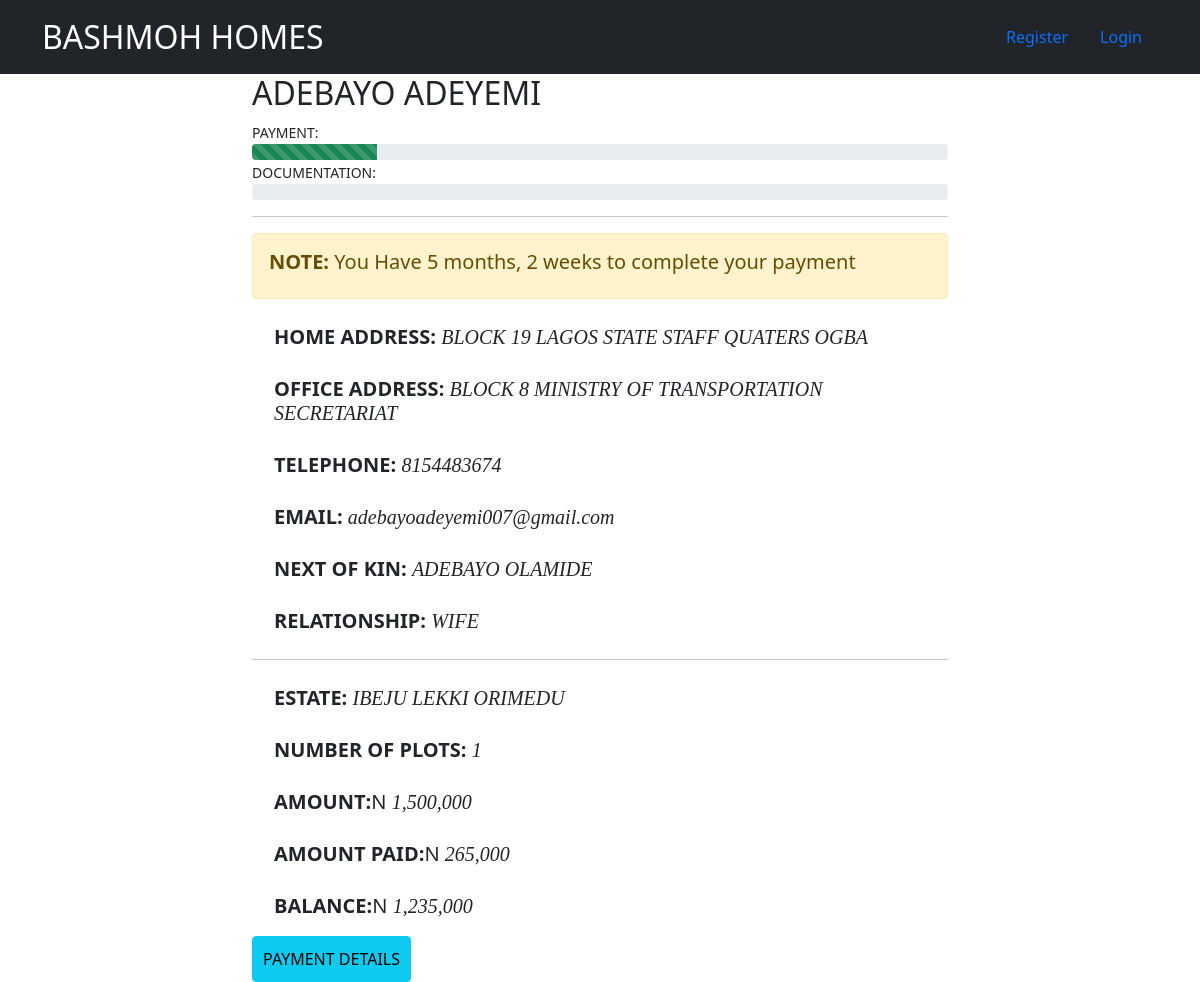
/customer_info/detail/8154483674/, run on the app's committed database.
### customer_info/models.py (models this page shows, shortened)
class Customer(models.Model):
    full_name = models.CharField(max_length=30)
    gender = models.CharField(max_length=6)
    home_address = models.CharField(max_length=50)
    office_address = models.CharField(max_length=50)
    phone_number = models.IntegerField(primary_key=True)
    email = models.EmailField(max_length=30)
    next_of_kin = models.CharField(max_length=30)
    relationship = models.CharField(max_length=20)
    estate = models.CharField(max_length=30)
    plots = models.IntegerField()
    amount = models.IntegerField()
    amount_paid = models.IntegerField()
    balance = models.IntegerField()
    registration_date = models.DateField()
    payment_complete = models.BooleanField(default=False)
    documentation = models.BooleanField(default=False)

### customer_info/views.py (the view)
# urls.py: path('detail/<int:pk>/',views.CustomerDetailView.as_view(),name='detail'),
class CustomerDetailView(DetailView):
    model = Customer
    def get_context_data(self, **kwargs):
        context = super().get_context_data(**kwargs)
        context['max_value'] = 100
        return context

### templates/customer_info/customer_detail.html (shortened to what this page needs)
{% extends 'customer_info/base.html' %}
{% load humanize %}
{% block content%}
<div class="container"  style='width:60%'>
    <h2>{{customer.full_name}}</h2>
    <small>PAYMENT:</small>
    <div class="progress">
      <div class="progress-bar progress-bar-striped bg-success" role="progressbar"
        style="width:{% widthratio customer.amount_paid customer.amount max_value %}%" aria-valuenow="25"
        aria-valuemin="0" aria-valuemax="100"></div>
    </div>
    <small>DOCUMENTATION:</small>
    <div class="progress">
    </div>
    <hr>
  {% if customer.balance == 0 %}
    <div class="alert alert-success" role="alert">
      Completed payment
    </div>
  {% else %}
    <div class="alert alert-warning" role="alert">
      <h5><strong>NOTE:</strong> You Have {{customer.registration_date|timesince}} to complete your payment</h5>
    </div>
  {% endif %}
  <div class="container">
    <h5 style='padding:10px'><strong>HOME ADDRESS:</strong> <em style='font-family:verdana'>{{customer.home_address}}</em></h5>
    <h5 style='padding:10px'><strong>OFFICE ADDRESS:</strong> <em style='font-family:verdana'>{{customer.office_address}}</em></h5>
    <h5 style='padding:10px'><strong>TELEPHONE:</strong> <em style='font-family:verdana'>{{customer.phone_number}}</em></h5>
    <h5 style='padding:10px'><strong>EMAIL:</strong> <em style='font-family:verdana'>{{customer.email}}</em></h5>
    <h5 style='padding:10px'><strong>NEXT OF KIN:</strong> <em style='font-family:verdana'>{{customer.next_of_kin}}</em></h5>
    <h5 style='padding:10px'><strong>RELATIONSHIP:</strong> <em style='font-family:verdana'>{{customer.relationship}}</em></h5>
  </div>
  <hr>
  <div class="container">
    <h5 style='padding:10px'><strong>ESTATE:</strong> <em style='font-family:verdana'>{{customer.estate}}</em></h5>
    <h5 style='padding:10px'><strong>NUMBER OF PLOTS:</strong> <em style='font-family:verdana'>{{customer.plots}}</em></h5>
    <h5 style='padding:10px'><strong>AMOUNT:</strong>N <em style='font-family:verdana'>{{customer.amount | intcomma }}</em></h5>
    <h5 style='padding:10px'><strong>AMOUNT PAID:</strong>N <em style='font-family:verdana'>{{customer.amount_paid | intcomma }}</em></h5>
    <h5 style='padding:10px'><strong>BALANCE:</strong>N <em style='font-family:verdana'>{{customer.balance | intcomma }}</em></h5>
  </div>
  <a class="btn btn-info" type="button" style='padding:10px' href="{% url 'customer_info:payment' %}">PAYMENT DETAILS</a>
</div>
{% endblock %}

### templates/customer_info/base.html (shortened to what this page needs)
<!DOCTYPE html>
{% load static %}
<html lang="en" dir="ltr">
  <head>
    <link rel="stylesheet" href="{% static 'css/main.css' %}">
    <link rel="stylesheet" href="{% static 'css/bootstrap.min.css' %}">
  </head>
  <body>
    <div>
      <nav class="navbar sticky-top navbar-dark bg-dark">
        <div class="container">
          <a class="navbar-brand " id="mybrand" href="{% url 'customer_info:index' %}">BASHMOH HOMES</a>
          <ul class="nav nav-pills">
            {% if user.is_authenticated %}
            <li class="nav-item">
              <a class="nav-link" href="{% url 'customer_info:detail' user.userprofileinfo.phone_number %}">Profile</a>
            </li>
              <li class="nav-item">
                <a class="nav-link" href="{% url 'logout' %}">Logout</a>
              </li>
            {% else %}
              <li class="nav-item">
                <a class="nav-link "  href="{% url 'customer_info:register' %}">Register</a>
              </li>
              <li class="nav-item">
                <a class="nav-link" href="{% url 'customer_info:user_login' %}">Login</a>
              </li>
            {% endif %}
          </ul>
        </div>
      </nav>
    </div>
    {% block content %}
    {% endblock %}
  </body>
</html>

### static/css/main.css (style rules this page uses)
#mybrand { font-size: 2em }

### data on the page
Customer: full_name "ADEBAYO ADEYEMI", registration_date "5 months, 2 weeks", home_address "BLOCK 19 LAGOS STATE STAFF QUATERS OGBA", office_address "BLOCK 8 MINISTRY OF TRANSPORTATION SECRETARIAT", phone_number "8154483674", email "adebayoadeyemi007@gmail.com", next_of_kin "ADEBAYO OLAMIDE", relationship "WIFE", estate "IBEJU LEKKI ORIMEDU", plots "1", amount "1,500,000", amount_paid "265,000", balance "1,235,000"
